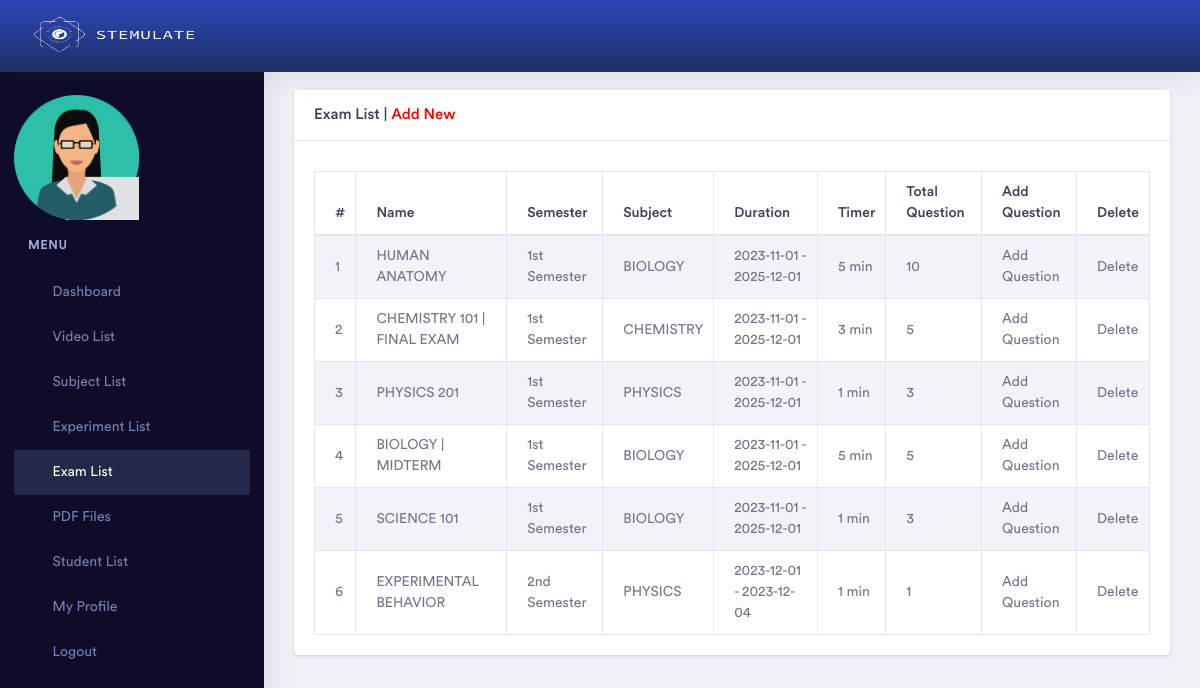
The app's page /admin/exam_list.php (signed in), older data.
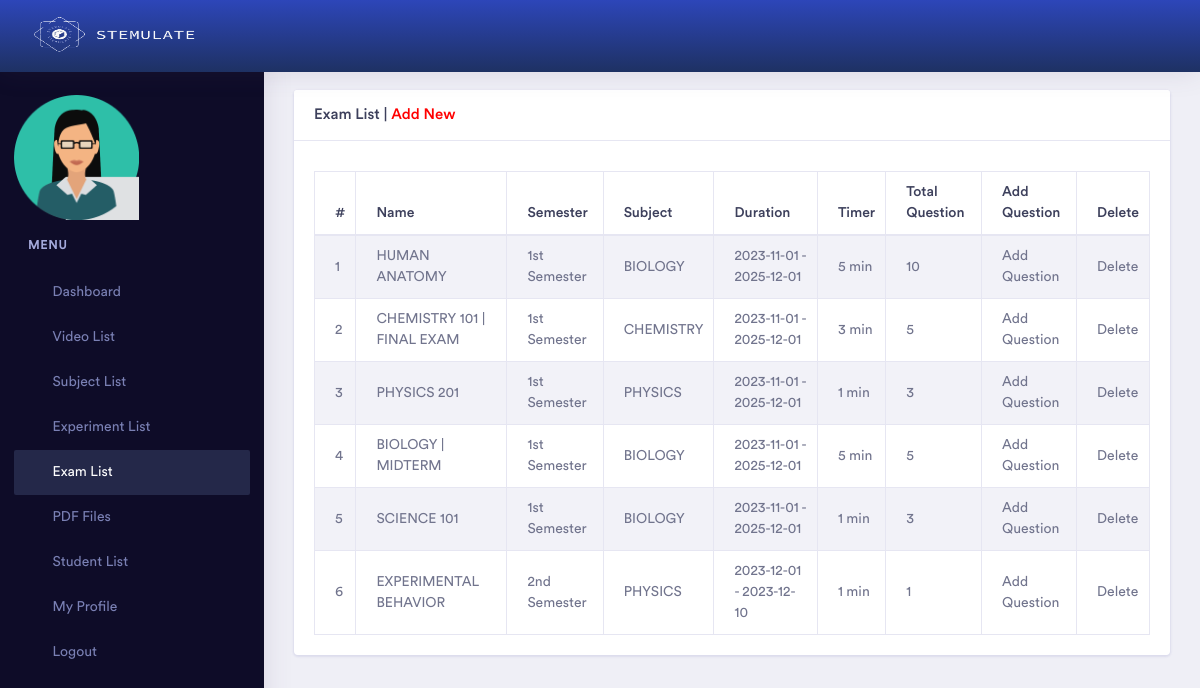
The same page, newer data.
### tables this page shows
CREATE TABLE `exam` (
  `id` int(11) NOT NULL,
  `semester_id` int(11) NOT NULL,
  `subject_id` int(11) NOT NULL,
  `name` varchar(255) NOT NULL,
  `status` int(11) NOT NULL,
  `admin_id` int(11) NOT NULL,
  `duration` int(11) DEFAULT NULL,
  `question_mark` int(11) DEFAULT NULL,
  `total_mark` int(11) DEFAULT NULL,
  `total_question` int(11) NOT NULL,
  `startDate` date DEFAULT NULL,
  `endDate` date DEFAULT NULL
);

### admin/exam_list.php (the view, shortened to what this page needs)
<?php
    if ($_SESSION['p'] != "") {
?>
<!doctype html>
<html lang="en">
<head>
    <?php include 'head.php'; ?>
</head>
<body>
    <div class="dashboard-main-wrapper">
         <div class="dashboard-header">
            <?php include 'header.php';  ?>
        </div>
       <div class="nav-left-sidebar sidebar-dark">
            <?php include 'left_menu.php'; ?>
        </div>
        <div class="dashboard-wrapper">
            <div class="container-fluid  dashboard-content">
                <div class="row">
                    <div class="col-xl-12 col-lg-12 col-md-12 col-sm-12 col-12">
                        <div class="card">
                            <h5 class="card-header">Exam List | <a href="exam_add.php" style="color:red;">Add New</a></h5>
                            <span style="padding-left:20px; padding-top:10px;">
                            </span>
                            <div class="card-body">
                                <div class="table-responsive">
                                    <table class="table table-striped table-bordered">
                                        <thead>
                                            <tr>
                                                <th>#</th>
                                                <th>Name</th>
                                                <th>Semester</th>
                                                <th>Subject</th>
                                                <th>Duration</th>
                                                <th>Timer</th>
                                                <th>Total Question</th>
                                                <th>Add Question</th>
                                                <th>Delete</th>
                                            </tr>
                                        </thead>
                                        <tbody>
                                            <?php
                                                include 'db.php';
                                                $sl = 0;
                                                $query = mysqli_query($link, "select * from exam where status = '1' and admin_id = '$_SESSION[id]' ");
                                                while($data = mysqli_fetch_array($query)) {
                                            ?>
                                            <tr>
                                                <td><?php echo ++$sl; ?></td>
                                                <td><?php echo $data['name']; ?></td>
                                                <td>
                                                    <?php
                                                        $query2 = mysqli_query($link, "select * from semester where id = '$data[semester_id]'");
                                                        while($data2 = mysqli_fetch_array($query2)) {
                                                            echo $data2['name'];
                                                        }
                                                    ?>
                                                </td>
                                                <td>
                                                    <?php
                                                        $query2 = mysqli_query($link, "select * from subject where id = '$data[subject_id]'");
                                                            while($data2 = mysqli_fetch_array($query2)) {
                                                            echo $data2['name'];
                                                        }
                                                    ?>
                                                </td>
                                                <td><?php echo $data['startDate'];?> - <?php echo $data['endDate']; ?></td>
                                                <td><?php echo $data['duration']; ?> min</td>
                                                <td><?php echo $data['total_question']; ?></td>
                                                <td><a href="question_add.php?exam_id=<?php echo $data['id']; ?>&q=<?php echo $data['total_question']; ?>">Add Question</a></td>
                                                <td><a href="?id=<?php echo $data['id']; ?>" onclick="return confirm('Delete Confirm?');">Delete</a></td>
                                            </tr>
                                            <?php } ?>
                                        </tbody>
                                    </table>
                                </div>
                            </div>
                        </div>
                    </div>
                </div>
            </div>
        </div>
    </div>
</body>
</html>
<?php
} else {
    echo "<script>";
    echo "self.location='index.php?msg=<font color=red>Please Login First.</font>';";
    echo "</script>";
}
?>

Row changes from the older to the newer data that the page shows:
changed exam "EXPERIMENTAL BEHAVIOR": endDate "2023-12-04" → "2023-12-10"
